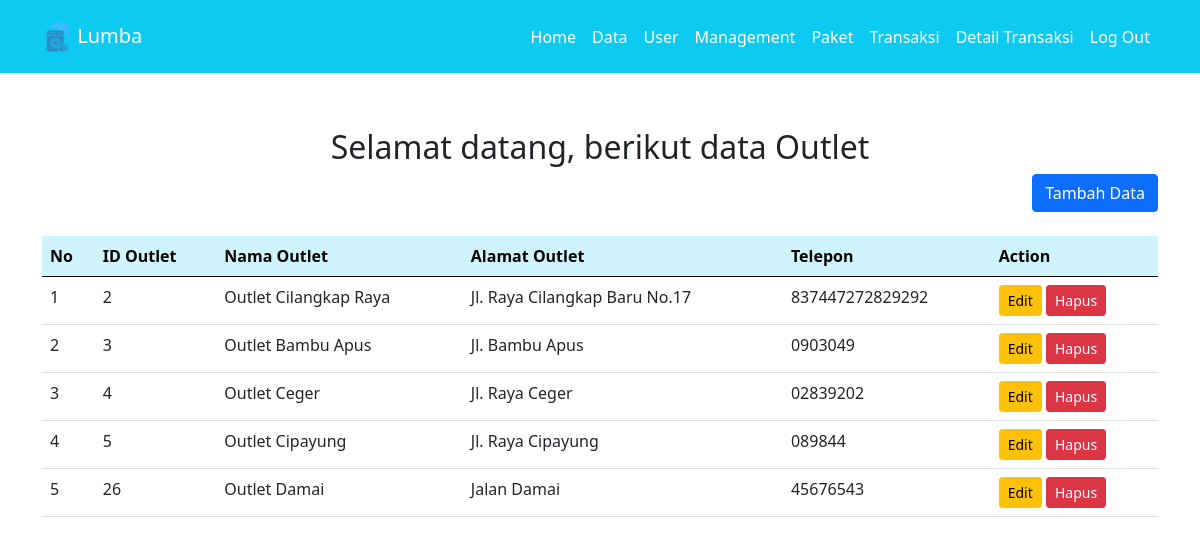
Page /admin/data.php (signed in) on the committed database.
### tables this page shows
CREATE TABLE `outlet` (
  `id_outlet` int NOT NULL,
  `nama_outlet` varchar(100) DEFAULT NULL,
  `alamat_outlet` text,
  `telp_outlet` varchar(15) DEFAULT NULL
);

### admin/data.php (the view, shortened to what this page needs)
<?php
include 'koneksi.php';
include 'nav.php';
?>
  <div class="container mt-5 content-container">
    <h2 class="text-center">Selamat datang, berikut data Outlet</h2>
    <div class="d-flex justify-content-end mb-3">
      <button type="button" class="btn btn-primary" data-bs-toggle="modal" data-bs-target="#tambahDataModal">
        Tambah Data
      </button>
    </div>
    <table class="table mt-4">
      <thead class="table-info">
        <tr>
          <th scope="col">No</th>
          <th scope="col">ID Outlet</th>
          <th scope="col">Nama Outlet</th>
          <th scope="col">Alamat Outlet</th>
          <th scope="col">Telepon</th>
          <th scope="col">Action</th>
        </tr>
      </thead>
      <tbody>
        <?php
        $no = 1;
        $hasil = $koneksi->query("SELECT * FROM outlet");
        while ($row = $hasil->fetch_assoc()) {
        ?>
        <tr>
          <td><?= $no++; ?></td>
          <td><?= $row['id_outlet']; ?></td>
          <td><?= $row['nama_outlet']; ?></td>
          <td><?= $row['alamat_outlet']; ?></td>
          <td><?= $row['telp_outlet']; ?></td>
          <td>
            <button type="button" class="btn btn-warning btn-sm" data-bs-toggle="modal"
              data-bs-target="#editModal<?= $row['id_outlet']; ?>">
              Edit
            </button>
            <button type="button" class="btn btn-danger btn-sm" data-bs-toggle="modal"
              data-bs-target="#hapusModal<?= $row['id_outlet']; ?>">
              Hapus
            </button>
          </td>
        </tr>
        <?php } ?>
      </tbody>
    </table>
  </div>
</body>
</html>

### admin/nav.php (style rules this page uses)
.content-container { padding-top: 80px; }

### rows in the picture
outlet: id_outlet "2", nama_outlet "Outlet Cilangkap Raya", alamat_outlet "Jl. Raya Cilangkap Baru No.17", telp_outlet "837447272829292"
outlet: id_outlet "3", nama_outlet "Outlet Bambu Apus", alamat_outlet "Jl. Bambu Apus", telp_outlet "0903049"
outlet: id_outlet "4", nama_outlet "Outlet Ceger", alamat_outlet "Jl. Raya Ceger", telp_outlet "02839202"
outlet: id_outlet "5", nama_outlet "Outlet Cipayung", alamat_outlet "Jl. Raya Cipayung", telp_outlet "089844"
outlet: id_outlet "26", nama_outlet "Outlet Damai", alamat_outlet "Jalan Damai", telp_outlet "45676543"
